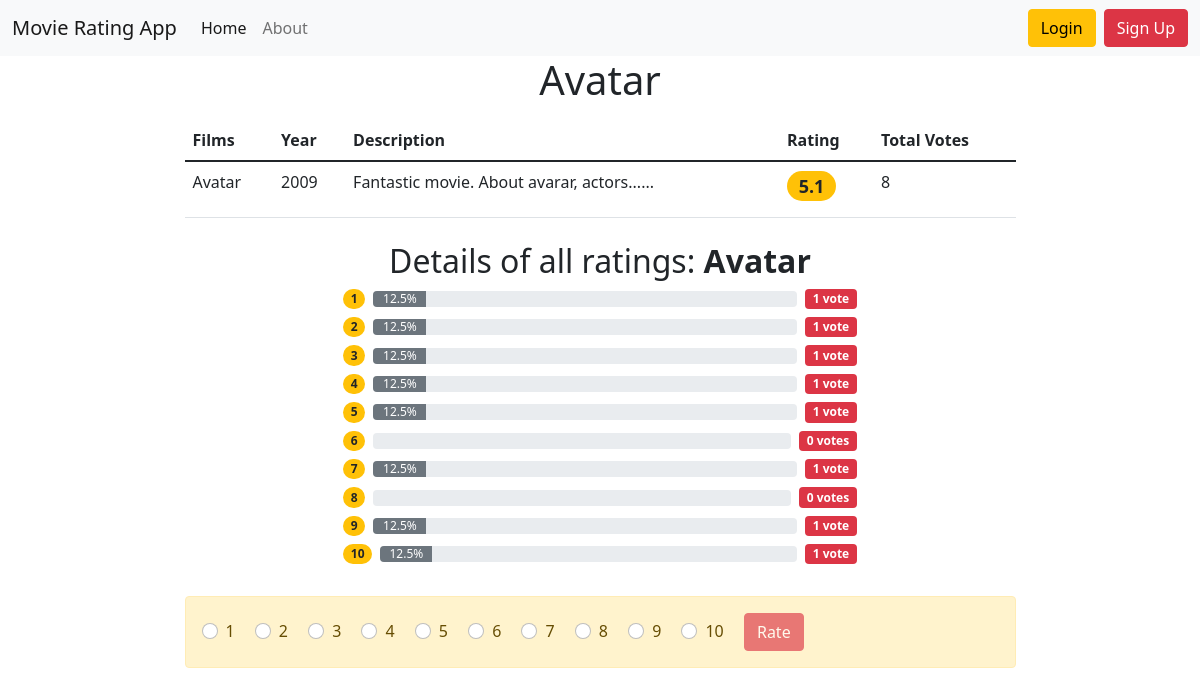
Page /detail/avatar/ on the committed database.
### movie_rating/models.py (models this page shows, shortened)
class Movie(models.Model):
    title = models.CharField(max_length=55, unique=True)
    slug = models.SlugField(unique=True)
    description = models.TextField()
    year = models.PositiveSmallIntegerField()
    country = models.CharField(max_length=20)
    is_active = models.BooleanField(default=True)
    @property
    def average_rating(self):
        return self.rating.filter(is_active=True).aggregate(Avg('rating'))['rating__avg']
    @property
    def count_votes(self):
        return self.rating.filter(is_active=True).aggregate(Count('rating'))['rating__count']
    class Meta:
        ordering = ['title']

### movie_rating/views.py (the view)
# urls.py: path('detail/<slug:slug>/', detail_movie, name="detail"),
def detail_movie(request, slug):
    movie = get_object_or_404(Movie, slug=slug)
    ratings_counts = Rating.objects.filter(movie=movie, is_active=True).values('rating').annotate(
        count=Count('rating')).order_by('rating')
    ratings_summary = {i: {'count': 0, 'percentage_vote': 0} for i in range(1, 11)}
    total_votes = sum(item['count'] for item in ratings_counts)
    for rating_count in ratings_counts:
        rating = rating_count['rating']
        count = rating_count['count']
        ratings_summary[rating]['count'] = count
        ratings_summary[rating]['percentage_vote'] = (count / total_votes * 100) if total_votes > 0 else 0
    if request.method == 'POST':
        form = RatingForm(request.POST)
        if form.is_valid():
            rating = request.POST.get('rating')
            if Rating.objects.filter(user=request.user, movie=movie).exists():
                Rating.objects.filter(user=request.user, movie=movie).delete()
                Rating.objects.create(user=request.user, rating=rating, movie=movie)
                messages.success(request, 'You have changed your rating!')
            else:
                Rating.objects.create(user=request.user, rating=rating, movie=movie)
                messages.success(request, 'Thank you for your review of the movie!')
            return HttpResponseRedirect(reverse('detail', args=(slug,)))
    else:
        form = RatingForm()
        user_rating = None
        if request.user.is_authenticated:
            user_rated = Rating.objects.filter(user=request.user, movie=movie).values_list('rating', flat=True)
        else:
            user_rated = []
        return render(request, 'movie_rating/detail.html',
                      context={'ratings_counts': ratings_counts,
                               'movie': movie,
                               'form': form,
                               'user_rate': user_rating,
                               'ratings_summary': ratings_summary,
                               'user_rated': user_rated})

### movie_rating/forms.py
class RatingForm(forms.ModelForm):
    rating = forms.ChoiceField(choices=Rating.RATE_CHOICES,
                               widget=forms.RadioSelect(attrs={'class': 'form-check-input'}))
    class Meta:
        model = Rating
        fields = ['rating']

### movie_rating/templates/movie_rating/detail.html (shortened to what this page needs)
{% extends 'base.html' %}
{% block content %}
<h1 class="text-center mb-3" xmlns="http://www.w3.org/1999/html">{{ movie.title }}</h1>
<table class="table">
    <thead>
    <tr>
        <th scope="col">Films</th>
        <th scope="col">Year</th>
        <th scope="col">Description</th>
        <th scope="col">Rating</th>
        <th scope="col">Total Votes</th>
    </tr>
    </thead>
    <tr>
        <td>{{ movie.title }}</td>
        <td>{{ movie.year }}</td>
        <td>{{ movie.description }}</td>
        <td><h4><span class="badge rounded-pill bg-warning text-dark">{{ movie.average_rating|floatformat:1 }}</span>
        </h4></td>
        <td>{{ movie.count_votes }}</td>
    </tr>
</table>
<div class="container my-4">
    <h2 class="text-center">Details of all ratings: <strong>{{ movie.title }}</strong></h2>
    <div class="row justify-content-center">
        <div class="col-md-8">
            {% for rating, data in ratings_summary.items %}
                <div class="d-flex align-items-center mb-2">
                    <span class="badge rounded-pill bg-warning text-dark me-2">{{ rating }}</span>
                    <div class="progress flex-grow-1 me-2">
                        <div class="progress-bar {% if rating in user_rated %}bg-danger{% else %}bg-secondary{% endif %}"
                             role="progressbar"
                             aria-label="Rating {{ rating }}"
                             style="width: {{ data.percentage_vote|floatformat:1 }}%;"
                             aria-valuenow="{{ data.percentage_vote|floatformat:1 }}"
                             aria-valuemin="0"
                             aria-valuemax="100">
                            {{ data.percentage_vote|floatformat:1 }}%
                        </div>
                    </div>
                    <span class="badge bg-danger">{{ data.count }} vote{{ data.count|pluralize }}</span>
                </div>
            {% endfor %}
        </div>
    </div>
</div>
<div class="alert alert-warning" role="alert">
    <form method="POST">
        {% for rate in form.rating %}
        <div class="form-check form-check-inline">
            {{ rate }}
        </div>
        {% endfor %}
        {% if request.user.is_authenticated %}
        <button class="btn btn-outline-danger" type="submit">Rate</button>
        {% else %}
        <button class="btn btn-danger" disabled>Rate</button>
        {% endif %}
    </form>
</div>
{% endblock %}

### rows in the picture
Movie: title "Avatar", year "2009", description "Fantastic movie. About avarar, actors......", average_rating "5.1", count_votes "8"

### other values in the picture
{{ rating }} "1" "2" "3" "4" "5" "6" "7" "8" "9" "10"
{{ data.percentage_vote|floatformat:1 }} "12.5" "12.5" "12.5" "12.5" "12.5" "12.5" "12.5" "12.5"
{{ data.count }} "1" "1" "1" "1" "1" "0" "1" "0" "1" "1"
